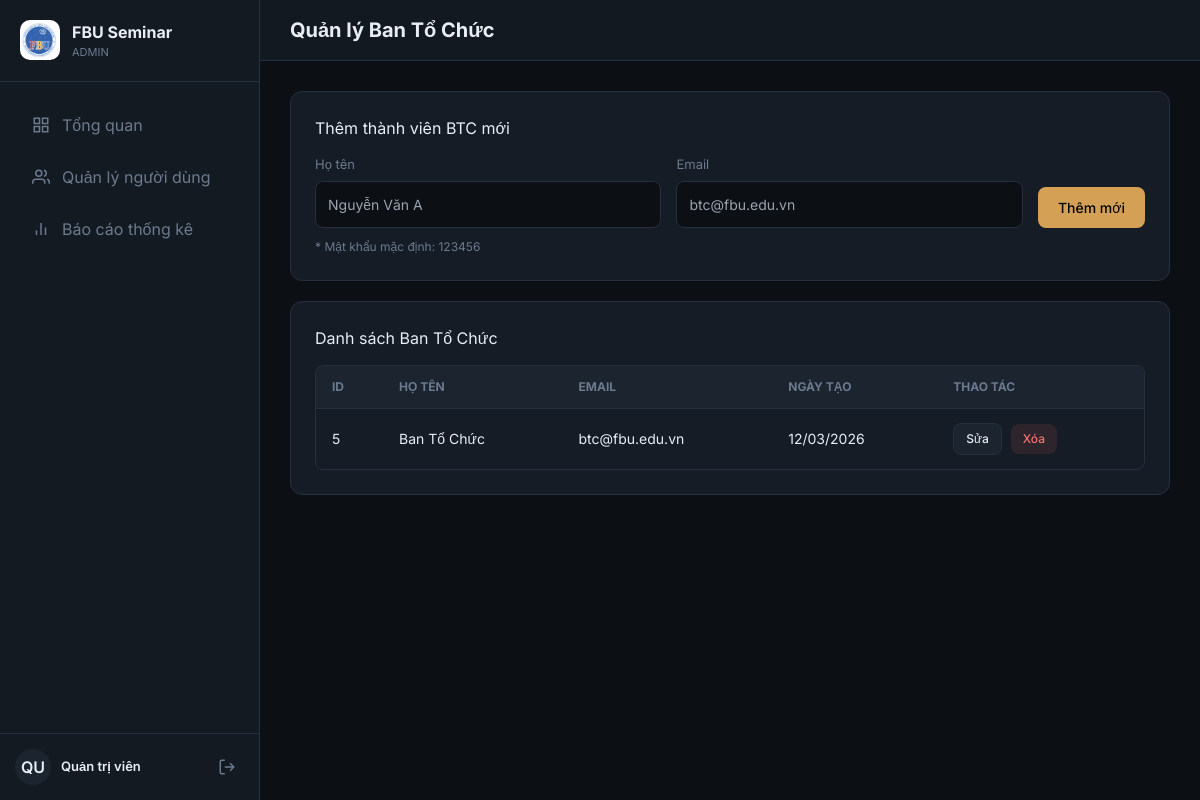
Screenshot of /admin/manage_organizers.php (signed in) with the database file from the repository.
### tables this page shows
CREATE TABLE `users` (
  `id` int(11) NOT NULL AUTO_INCREMENT,
  `name` varchar(100) NOT NULL,
  `email` varchar(100) NOT NULL,
  `password` varchar(255) NOT NULL,
  `role` enum('student','organizer','admin') NOT NULL DEFAULT 'student',
  `student_code` varchar(20) DEFAULT NULL COMMENT 'Mã sinh viên',
  `class` varchar(50) DEFAULT NULL COMMENT 'Lớp',
  `faculty` varchar(100) DEFAULT NULL COMMENT 'Khoa',
  `phone` varchar(20) DEFAULT NULL,
  `status` enum('active','inactive') DEFAULT 'active',
  `created_at` timestamp NOT NULL DEFAULT CURRENT_TIMESTAMP,
  PRIMARY KEY (`id`),
  UNIQUE KEY `email` (`email`)
);

### admin/manage_organizers.php (the view, shortened to what this page needs)
<?php
require '../includes/config.php';
 $organizers = $conn->query("SELECT * FROM users WHERE role = 'organizer' ORDER BY id DESC");
include '../includes/header.php';
include '../includes/sidebar.php';
?>
<main class="main-content">
    <header class="glass-panel" style="position: sticky; top: 0; z-index: 40; padding: 15px 30px; border-radius: 0; border-left: none; border-top: none; border-right: none;">
        <h2 style="font-size: 20px; font-weight: 700;">Quản lý Ban Tổ Chức</h2>
    </header>
    <div style="padding: 30px;">
        <div class="card" style="margin-bottom: 20px;">
            <h3 style="margin-bottom: 15px; font-size: 16px;">Thêm thành viên BTC mới</h3>
            <form method="POST">
                <div style="display: grid; grid-template-columns: 1fr 1fr auto; gap: 15px; align-items: end;">
                    <div class="input-group" style="margin-bottom: 0;">
                        <label>Họ tên</label>
                        <input type="text" name="name" required placeholder="Nguyễn Văn A">
                    </div>
                    <div class="input-group" style="margin-bottom: 0;">
                        <label>Email</label>
                        <input type="email" name="email" required placeholder="btc@fbu.edu.vn">
                    </div>
                    <button class="btn btn-primary">Thêm mới</button>
                </div>
                <p style="font-size: 12px; color: var(--fg-muted); margin-top: 10px;">* Mật khẩu mặc định: 123456</p>
            </form>
        </div>
        <div class="card">
            <h3 style="margin-bottom: 15px; font-size: 16px;">Danh sách Ban Tổ Chức</h3>
            <div class="table-container">
                <table>
                    <thead>
                        <tr>
                            <th>ID</th>
                            <th>Họ tên</th>
                            <th>Email</th>
                            <th>Ngày tạo</th>
                            <th>Thao tác</th>
                        </tr>
                    </thead>
                    <tbody>
                        <?php
                        if($organizers->num_rows > 0):
                            while($o = $organizers->fetch_assoc()):
                        ?>
                        <tr>
                            <td><?php echo $o['id']; ?></td>
                            <td><?php echo htmlspecialchars($o['name']); ?></td>
                            <td><?php echo htmlspecialchars($o['email']); ?></td>
                            <td><?php echo date('d/m/Y', strtotime($o['created_at'])); ?></td>
                            <td>
                                <a href="edit_user.php?id=<?php echo $o['id']; ?>" class="btn btn-secondary" style="padding: 6px 12px; font-size: 12px; margin-right: 5px;">Sửa</a>
                                <a href="?delete=<?php echo $o['id']; ?>" class="btn btn-danger" style="padding: 6px 12px; font-size: 12px;" onclick="return confirm('Bạn có chắc muốn xóa?')">Xóa</a>
                            </td>
                        </tr>
                        <?php
                            endwhile;
                        else:
                        ?>
                        <tr>
                            <td colspan="5" style="text-align: center; color: var(--fg-muted);">Chưa có thành viên BTC nào.</td>
                        </tr>
                        <?php endif; ?>
                    </tbody>
                </table>
            </div>
        </div>
    </div>
</main>
<?php include '../includes/footer.php'; ?>

### includes/header.php (style rules this page uses)
:root { --bg: #0c1015; --bg-secondary: #141a22; --bg-tertiary: #1c242f; --fg: #e8edf4; --fg-muted: #6b7a8f; --accent: #d4a056; --accent-hover: #e5b367; --card: #151c25; --border: #252f3d; --success: #34d399; --danger: #f87171; --warning: #fbbf24; --info: #60a5fa; }
* { margin: 0; padding: 0; box-sizing: border-box; }
body { font-family: 'Inter', sans-serif; background: var(--bg); color: var(--fg); min-height: 100vh; overflow-x: hidden; }
.glass-panel { background: rgba(21, 28, 37, 0.8); backdrop-filter: blur(12px); border: 1px solid var(--border); }
.main-content { margin-left: 260px; min-height: 100vh; transition: margin 0.3s; background: var(--bg); }
.card { background: var(--card); border: 1px solid var(--border); border-radius: 12px; padding: 1.5rem; margin-bottom: 1.5rem; }
.btn { display: inline-flex; align-items: center; justify-content: center; gap: 8px; padding: 10px 20px; border-radius: 8px; font-weight: 500; cursor: pointer; border: none; transition: all 0.2s; font-size: 14px; text-decoration: none; }
.btn-primary { background: var(--accent); color: #000; }
.btn-secondary { background: var(--bg-tertiary); color: var(--fg); border: 1px solid var(--border); }
.btn-danger { background: rgba(248, 113, 113, 0.1); color: var(--danger); }
.input-group { margin-bottom: 1rem; }
.input-group label { display: block; font-size: 13px; color: var(--fg-muted); margin-bottom: 6px; }
.input-group input, .input-group select, .input-group textarea { width: 100%; padding: 12px; background: var(--bg); border: 1px solid var(--border); border-radius: 8px; color: var(--fg); font-size: 14px; }
.table-container { overflow-x: auto; border: 1px solid var(--border); border-radius: 8px; }
table { width: 100%; border-collapse: collapse; }
th { background: var(--bg-tertiary); padding: 12px 16px; text-align: left; font-size: 12px; color: var(--fg-muted); text-transform: uppercase; }
td { padding: 14px 16px; border-top: 1px solid var(--border); font-size: 14px; }

### rows the page displays
users: id "5", name "Ban Tổ Chức", email "btc@fbu.edu.vn", created_at "12/03/2026"

### other values shown
$role "ADMIN"
$item['label'] "Tổng quan"
$item['label'] "Quản lý người dùng"
$item['label'] "Báo cáo thống kê"
$avatar "QU"
$name "Quản trị viên"
